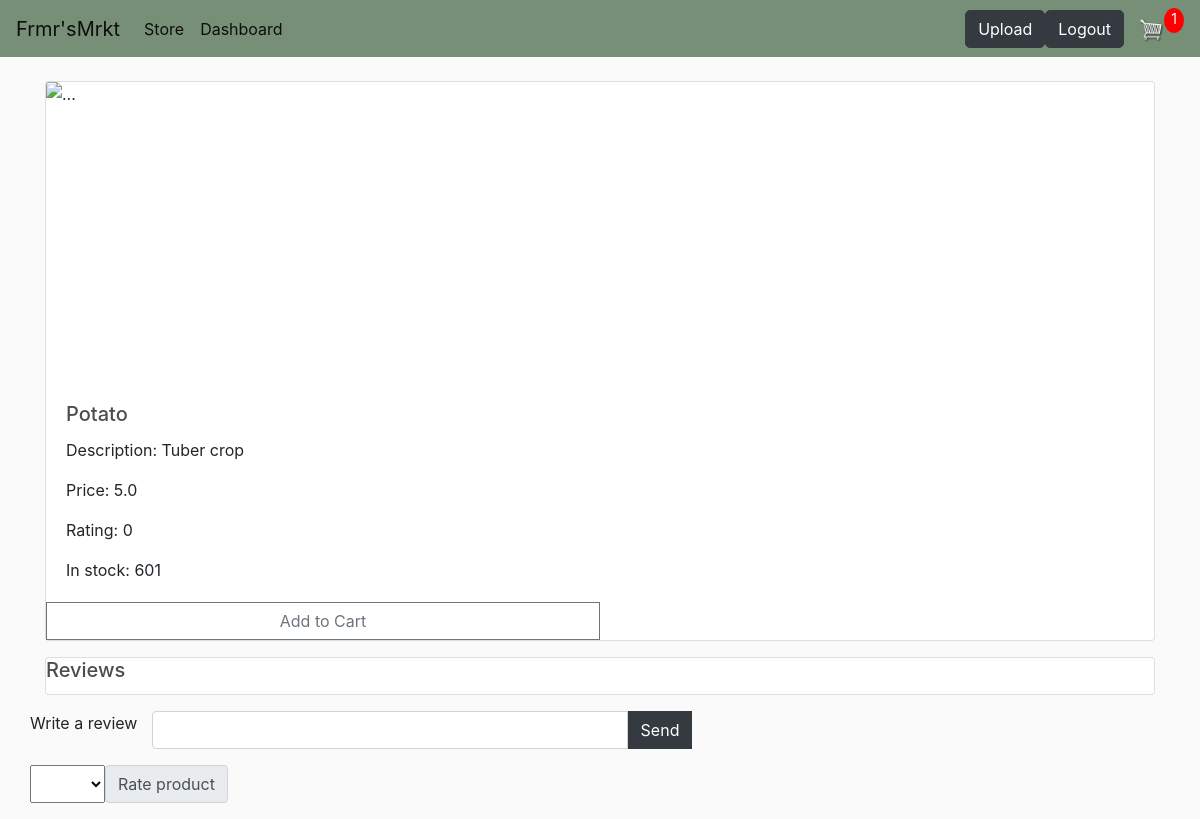
Page /product_desc/10/ (signed in) on the earlier database version.
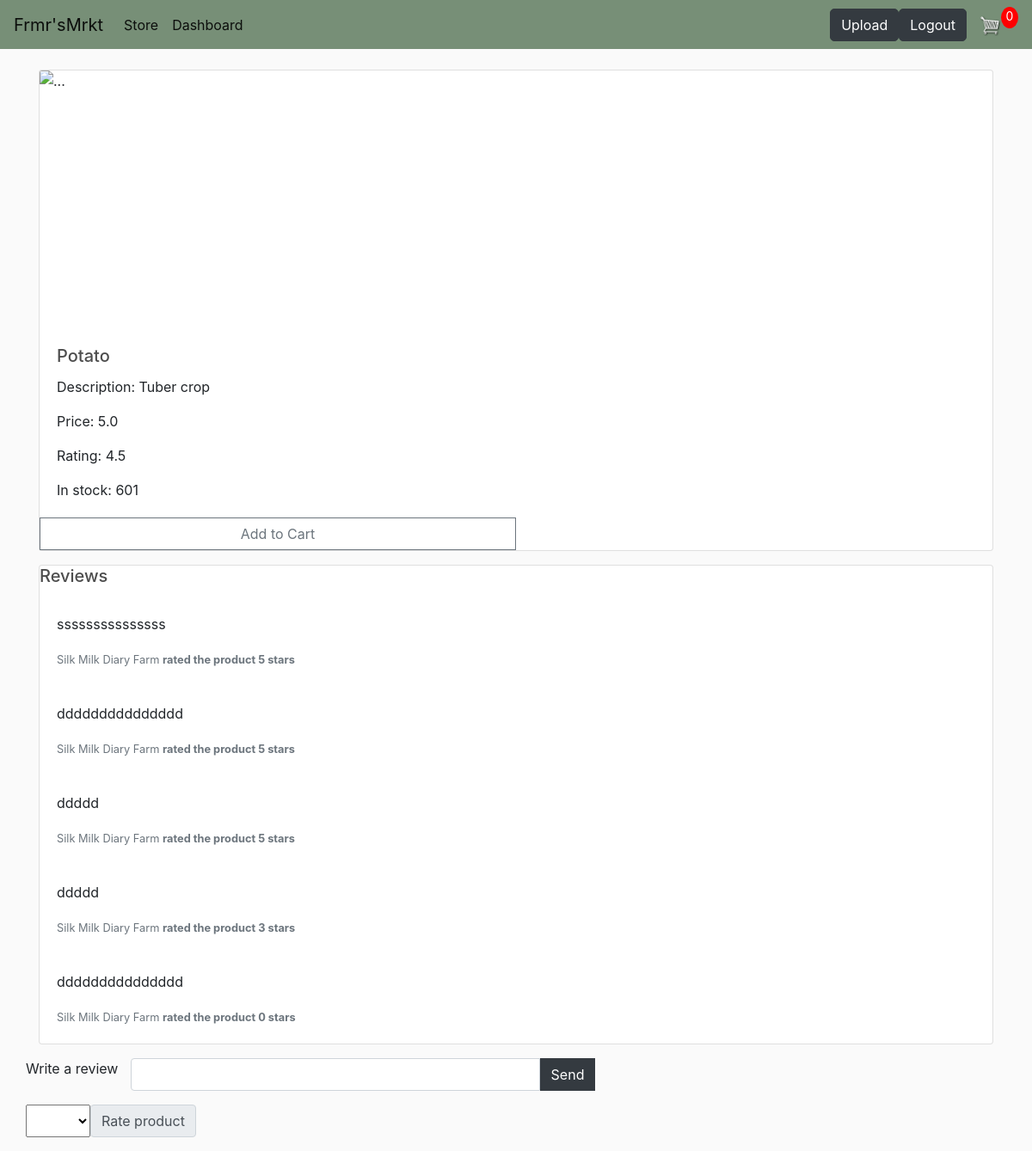
Same page on the later database version.
### store/models.py (models this page shows, shortened)
class Product(models.Model):
    name = models.CharField(max_length=200)
    price = models.FloatField()
    quantity = models.IntegerField(default=10)
    digital = models.BooleanField(default=False,null=True, blank=True)
    image = models.ImageField(null=True, blank=True)
    description = models.TextField(null=True, blank=True)
    owner = models.ForeignKey(Customer, on_delete=models.CASCADE, null=True)
    category = models.CharField(max_length=50, default='Generic')
    date_added = models.DateTimeField(default=datetime.now())
    def __str__(self):
        return self.name
    @property
    def get_reviews(self):
        return self.reviews_set.all()
    @property
    def get_rating(self):
        reviews = self.reviews_set.all()
        count = 0
        rv = []
        for review in reviews:
            if review.rating == 0:
               continue
            count += 1
            rv.append(review.rating)
        return sum(rv)/count if count > 0 else 0

class Reviews(models.Model):
	customer = models.ForeignKey(Customer, on_delete=models.SET_NULL, null=True)
	product = models.ForeignKey(Product, null=False, on_delete=models.CASCADE)
	review = models.TextField(blank=False)
	rating = models.IntegerField(default=1)
	created_at = models.DateTimeField(auto_now_add=True)

class Customer(models.Model):
	user = models.OneToOneField(User, null=True, blank=True, on_delete=models.CASCADE)
	name = models.CharField(max_length=200, null=True)
	email = models.CharField(max_length=200)
	acct_type = models.CharField(max_length=25, default='regular')
	business_description = models.TextField(null=True)
	business_location = models.CharField(max_length=30, default='Lagos, Nigeria')

### store/views.py (the view)
# urls.py: path('product_desc/<int:id>/', views.product_desc, name="product_desc"),
@login_required(login_url='/login/')
def product_desc(request, id):
	product = Product.objects.get(id=id)
	data = cartData(request)
	cartItems = data['cartItems']
	context = {'product':product, 'cartItems':cartItems, 'reviews': product.get_reviews}
	print(context)
	return render(request, 'store/product_desc.html', context)

### store/models.py (called while the page is built)
	@property
	def get_cart_items(self):
		orderitems = self.orderitem_set.all()
		total = sum([item.quantity for item in orderitems])
		return total

### store/utils.py (called while the page is built)
def cartData(request):
	if request.user.is_authenticated:
		customer = request.user.customer
		order, created = Order.objects.get_or_create(customer=customer, complete=False)
		items = order.orderitem_set.all()
		cartItems = order.get_cart_items
	else:
		cookieData = cookieCart(request)
		cartItems = cookieData['cartItems']
		order = cookieData['order']
		items = cookieData['items']
	return {'cartItems':cartItems ,'order':order, 'items':items}

### store/templates/store/product_desc.html (shortened to what this page needs)
{% extends 'store/main.html'%} {% load static %} {% block content %}
<div class="card mb-3">
  <img
    src="https://mdbcdn.b-cdn.net/img/Photos/Lightbox/Original/img%20(112).webp"
    class="card-img-top"
    alt="..."
    style="height: 300px; width: 300px"
  />
  <div class="card-body">
    <h5 class="card-title">{{product.name}}</h5>
    <p class="card-text">Description: {{ product.description }}</p>
    <p class="card-text">Price: {{ product.price }}</p>
    <p class="card-text">Rating: {{ product.get_rating }}</p>
    <p class="card-text">In stock: {{ product.quantity }}</p>
  </div>
  <button
    data-product="{{product.id}}"
    data-qty="{{product.quantity}}"
    data-action="add"
    class="btn btn-outline-secondary add-btn col-md-6 update-cart"
  >
    Add to Cart
  </button>
</div>
<div class="card mb-3">
  <h5 class="card-title">Reviews</h5>
  {%for review in reviews%}
  <div class="card-body">
    <p class="card-text">{{review.review|default:'No reviews yet'}}</p>
    <p class="card-text">
      <small class="text-muted">{{review.customer.name}} </small>
      <small class="text-muted"
        ><b>rated the product {{review.rating}} stars</b></small
      >
    </p>
  </div>
  {%endfor%}
</div>
<form class="row g-3">
  <label for="review" class="form-label">Write a review</label>
  <div class="col-md-6 input-group mb-3">
    <input type="text" class="form-control" id="review" />
    <button
      class="btn btn-dark"
      data-product="{{product.id}}"
      type="button"
      id="review-send-button"
    >
      Send
    </button>
  </div>
  <div class="input-group mb-3">
    <select class="form-select" id="rating">
      <option selected></option>
      <option value="1">1 star</option>
    </select>
    <label class="input-group-text" for="inputGroupSelect02"
      >Rate product</label
    >
  </div>
</form>
{% endblock content %}

Differences in the rows shown:
computed for Product "Potato": get_rating "0" → "4.5"
added Reviews: review "sssssssssssssss", customer.name "Silk Milk Diary Farm", rating "5"
added Reviews: review "ddddddddddddddd", customer.name "Silk Milk Diary Farm", rating "5"
added Reviews: review "ddddd", customer.name "Silk Milk Diary Farm", rating "5"
added Reviews: review "ddddd", customer.name "Silk Milk Diary Farm", rating "3"
added Reviews: review "ddddddddddddddd", customer.name "Silk Milk Diary Farm", rating "0"
Other differences:
{{ cartItems }}: "1" → "0"
